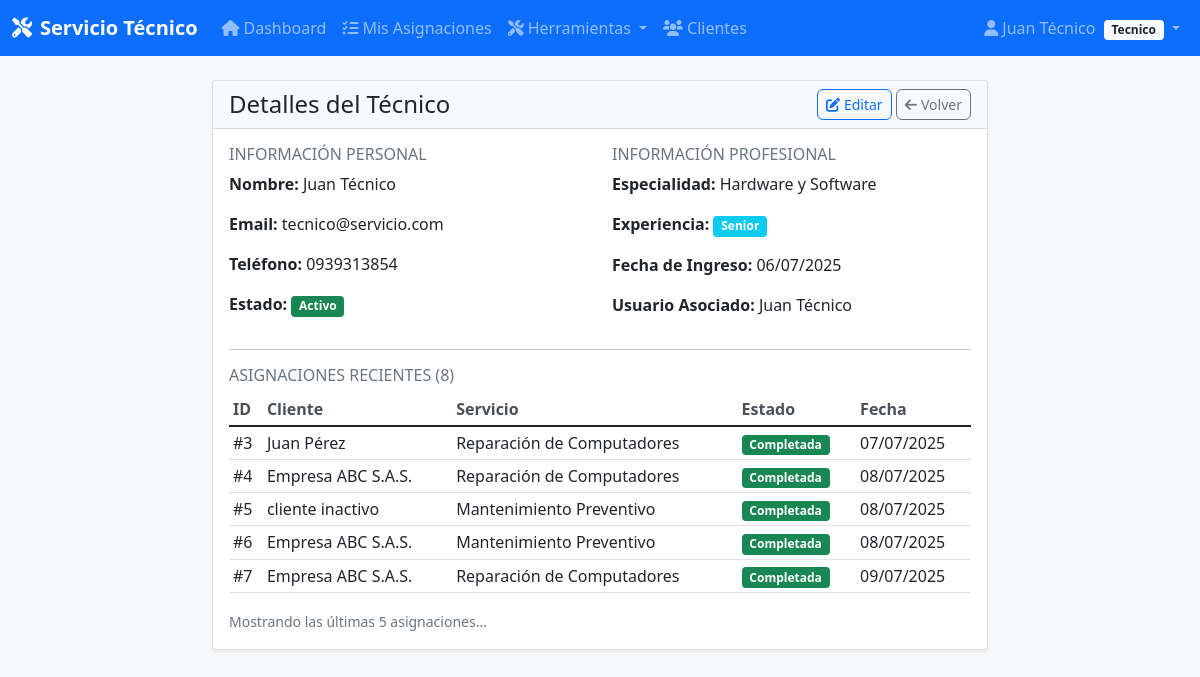
The page /tecnicos/1 (signed in) on the database its author committed.
### app/models/models.py (models this page shows, shortened)
class Usuario(UserMixin, db.Model):
    __tablename__ = 'usuarios'
    id = db.Column(db.Integer, primary_key=True)
    nombre = db.Column(db.String(100), nullable=False)
    email = db.Column(db.String(120), unique=True, nullable=False, index=True)
    password_hash = db.Column(db.String(255), nullable=False)
    telefono = db.Column(db.String(20))
    rol = db.Column(db.String(20), nullable=False, default='usuario')
    fecha_creacion = db.Column(db.DateTime, default=datetime.utcnow)
    def is_admin(self):
        return self.rol == 'administrador'
    def is_tecnico(self):
        return self.rol == 'tecnico'

class Tecnico(db.Model):
    __tablename__ = 'tecnicos'
    id = db.Column(db.Integer, primary_key=True)
    usuario_id = db.Column(db.Integer, db.ForeignKey('usuarios.id'), nullable=True)
    nombre = db.Column(db.String(100), nullable=False)
    email = db.Column(db.String(120))
    telefono = db.Column(db.String(20), nullable=False)
    especialidad = db.Column(db.String(100))
    nivel_experiencia = db.Column(db.String(20), default='junior')
    fecha_ingreso = db.Column(db.DateTime, default=datetime.utcnow)
    activo = db.Column(db.Boolean, default=True)
    usuario = db.relationship('Usuario', backref='tecnico_profile')
    asignaciones = db.relationship('Asignacion', backref='tecnico', lazy=True)
    reportes = db.relationship('Reporte', backref='tecnico', lazy=True)
    pedidos_piezas = db.relationship('PedidoPieza', backref='tecnico', lazy=True)

class Asignacion(db.Model):
    __tablename__ = 'asignaciones'
    id = db.Column(db.Integer, primary_key=True)
    solicitud_id = db.Column(db.Integer, db.ForeignKey('solicitudes.id'), nullable=False)
    tecnico_id = db.Column(db.Integer, db.ForeignKey('tecnicos.id'), nullable=False)
    fecha_asignacion = db.Column(db.DateTime, default=datetime.utcnow)
    fecha_inicio = db.Column(db.DateTime)
    fecha_finalizacion = db.Column(db.DateTime)
    estado = db.Column(db.String(20), default='asignada')
    observaciones = db.Column(db.Text)
    tiempo_estimado = db.Column(db.Integer)
    tiempo_real = db.Column(db.Integer)
    reportes = db.relationship('Reporte', backref='asignacion', lazy=True, cascade='all, delete-orphan', passive_deletes=True)
    pedidos_piezas = db.relationship('PedidoPieza', backref='asignacion', lazy=True, cascade='all, delete-orphan', passive_deletes=True)

class Cliente(db.Model):
    __tablename__ = 'clientes'
    id = db.Column(db.Integer, primary_key=True)
    nombre = db.Column(db.String(100), nullable=False)
    email = db.Column(db.String(120))
    telefono = db.Column(db.String(20), nullable=False)
    direccion = db.Column(db.Text)
    tipo_cliente = db.Column(db.String(20), default='particular')
    fecha_registro = db.Column(db.DateTime, default=datetime.utcnow)
    activo = db.Column(db.Boolean, default=True)
    solicitudes = db.relationship('Solicitud', backref='cliente', lazy=True)
    facturas = db.relationship('Factura', backref='cliente', lazy=True)

class Servicio(db.Model):
    __tablename__ = 'servicios'
    id = db.Column(db.Integer, primary_key=True)
    nombre = db.Column(db.String(100), nullable=False)
    descripcion = db.Column(db.Text)
    precio_base = db.Column(db.Float, nullable=False)
    categoria = db.Column(db.String(50))
    solicitudes = db.relationship('Solicitud', backref='servicio', lazy=True)

### app/controllers/tecnicos.py (the view)
@tecnicos_bp.route('/<int:id>')
@login_required
def detail(id):
    tecnico = Tecnico.query.get_or_404(id)
    return render_template('tecnicos/detail.html', tecnico=tecnico)

### app/templates/tecnicos/detail.html
{% extends "base.html" %}
{% block content %}
<div class="row justify-content-center">
    <div class="col-md-8">
        <div class="card">
            <div class="card-header d-flex justify-content-between align-items-center">
                <h4 class="mb-0">Detalles del Técnico</h4>
                <div>
                    <a href="{{ url_for('tecnicos.edit', id=tecnico.id) }}" class="btn btn-outline-primary btn-sm">
                        <i class="fas fa-edit me-1"></i>Editar
                    </a>
                    <a href="{{ url_for('tecnicos.list') }}" class="btn btn-outline-secondary btn-sm">
                        <i class="fas fa-arrow-left me-1"></i>Volver
                    </a>
                </div>
            </div>
            <div class="card-body">
                <div class="row">
                    <div class="col-md-6">
                        <h6 class="text-muted">INFORMACIÓN PERSONAL</h6>
                        <p><strong>Nombre:</strong> {{ tecnico.nombre }}</p>
                        <p><strong>Email:</strong> {{ tecnico.email or 'No especificado' }}</p>
                        <p><strong>Teléfono:</strong> {{ tecnico.telefono }}</p>
                        <p><strong>Estado:</strong>
                            <span class="badge bg-{{ 'success' if tecnico.activo else 'secondary' }}">
                                {{ 'Activo' if tecnico.activo else 'Inactivo' }}
                            </span>
                        </p>
                    </div>
                    <div class="col-md-6">
                        <h6 class="text-muted">INFORMACIÓN PROFESIONAL</h6>
                        <p><strong>Especialidad:</strong> {{ tecnico.especialidad or 'No especificada' }}</p>
                        <p><strong>Experiencia:</strong>
                            <span class="badge bg-{{ 'success' if tecnico.nivel_experiencia == 'experto' else 'info' if tecnico.nivel_experiencia == 'senior' else 'warning' }}">
                                {{ tecnico.nivel_experiencia.title() }}
                            </span>
                        </p>
                        <p><strong>Fecha de Ingreso:</strong> {{ tecnico.fecha_ingreso.strftime('%d/%m/%Y') }}</p>
                        {% if tecnico.usuario %}
                        <p><strong>Usuario Asociado:</strong> {{ tecnico.usuario.nombre }}</p>
                        {% endif %}
                    </div>
                </div>
                {% if tecnico.asignaciones %}
                <hr>
                <h6 class="text-muted">ASIGNACIONES RECIENTES ({{ tecnico.asignaciones|length }})</h6>
                <div class="table-responsive">
                    <table class="table table-sm">
                        <thead>
                            <tr>
                                <th>ID</th>
                                <th>Cliente</th>
                                <th>Servicio</th>
                                <th>Estado</th>
                                <th>Fecha</th>
                            </tr>
                        </thead>
                        <tbody>
                            {% for asignacion in tecnico.asignaciones[:5] %}
                            <tr>
                                <td>#{{ asignacion.id }}</td>
                                <td>{{ asignacion.solicitud.cliente.nombre }}</td>
                                <td>{{ asignacion.solicitud.servicio.nombre }}</td>
                                <td>
                                    <span class="badge bg-{{ 'warning' if asignacion.estado == 'asignada' else 'info' if asignacion.estado == 'en_proceso' else 'success' }}">
                                        {{ asignacion.estado.replace('_', ' ').title() }}
                                    </span>
                                </td>
                                <td>{{ asignacion.fecha_asignacion.strftime('%d/%m/%Y') }}</td>
                            </tr>
                            {% endfor %}
                        </tbody>
                    </table>
                    {% if tecnico.asignaciones|length > 5 %}
                    <small class="text-muted">Mostrando las últimas 5 asignaciones...</small>
                    {% endif %}
                </div>
                {% endif %}
            </div>
        </div>
    </div>
</div>
{% endblock %}

### app/templates/base.html (shortened to what this page needs)
<!DOCTYPE html>
<html lang="es">
<head>
    <link href="https://cdn.jsdelivr.net/npm/bootstrap@5.1.3/dist/css/bootstrap.min.css" rel="stylesheet">
    <link href="https://cdnjs.cloudflare.com/ajax/libs/font-awesome/6.0.0/css/all.min.css" rel="stylesheet">
    <link href="{{ url_for('static', filename='css/style.css') }}" rel="stylesheet">
</head>
<body>
    {% if current_user.is_authenticated %}
    <nav class="navbar navbar-expand-lg navbar-dark bg-primary">
        <div class="container-fluid">
            <a class="navbar-brand" href="{{ url_for('main.index') }}">
                <i class="fas fa-tools me-2"></i>Servicio Técnico
            </a>
            <div class="collapse navbar-collapse" id="navbarNav">
                <ul class="navbar-nav me-auto">
                    <li class="nav-item">
                        <a class="nav-link" href="{{ url_for('main.index') }}">
                            <i class="fas fa-home me-1"></i>Dashboard
                        </a>
                    </li>
                    {% if current_user.is_admin() %}
                    <li class="nav-item dropdown">
                        <a class="nav-link dropdown-toggle" href="#" role="button" data-bs-toggle="dropdown">
                            <i class="fas fa-users me-1"></i>Gestión
                        </a>
                        <ul class="dropdown-menu">
                            <li><h6 class="dropdown-header">Clientes</h6></li>
                            <li><a class="dropdown-item" href="{{ url_for('clientes.list') }}">
                                <i class="fas fa-list me-2"></i>Ver Clientes
                            </a></li>
                            <li><a class="dropdown-item" href="{{ url_for('clientes.create') }}">
                                <i class="fas fa-plus me-2"></i>Nuevo Cliente
                            </a></li>
                            <li><hr class="dropdown-divider"></li>
                            <li><h6 class="dropdown-header">Servicios</h6></li>
                            <li><a class="dropdown-item" href="{{ url_for('servicios.list') }}">
                                <i class="fas fa-cogs me-2"></i>Ver Servicios
                            </a></li>
                            <li><a class="dropdown-item" href="{{ url_for('servicios.create') }}">
                                <i class="fas fa-plus me-2"></i>Nuevo Servicio
                            </a></li>
                        </ul>
                    </li>
                    <li class="nav-item dropdown">
                        <a class="nav-link dropdown-toggle" href="#" role="button" data-bs-toggle="dropdown">
                            <i class="fas fa-clipboard-list me-1"></i>Operaciones
                        </a>
                        <ul class="dropdown-menu">
                            <li><h6 class="dropdown-header">Solicitudes</h6></li>
                            <li><a class="dropdown-item" href="{{ url_for('solicitudes.list') }}">
                                <i class="fas fa-list me-2"></i>Ver Solicitudes
                            </a></li>
                            <li><a class="dropdown-item" href="{{ url_for('solicitudes.create') }}">
                                <i class="fas fa-plus me-2"></i>Nueva Solicitud
                            </a></li>
                            <li><hr class="dropdown-divider"></li>
                            <li><h6 class="dropdown-header">Asignaciones</h6></li>
                            <li><a class="dropdown-item" href="{{ url_for('asignaciones.list') }}">
                                <i class="fas fa-tasks me-2"></i>Ver Asignaciones
                            </a></li>
                            <li><a class="dropdown-item" href="{{ url_for('asignaciones.create') }}">
                                <i class="fas fa-plus me-2"></i>Nueva Asignación
                            </a></li>
                        </ul>
                    </li>
                    <li class="nav-item dropdown">
                        <a class="nav-link dropdown-toggle" href="#" role="button" data-bs-toggle="dropdown">
                            <i class="fas fa-boxes me-1"></i>Recursos
                        </a>
                        <ul class="dropdown-menu">
                            <li><h6 class="dropdown-header">Inventario</h6></li>
                            <li><a class="dropdown-item" href="{{ url_for('partes.list') }}">
                                <i class="fas fa-boxes me-2"></i>Ver Partes
                            </a></li>
                            <li><a class="dropdown-item" href="{{ url_for('partes.create') }}">
                                <i class="fas fa-plus me-2"></i>Nueva Parte
                            </a></li>
                            <li><a class="dropdown-item" href="{{ url_for('admin.gestionar_pedidos') }}">
                                <i class="fas fa-tools me-2"></i>Pedidos de Piezas
                            </a></li>
                            <li><hr class="dropdown-divider"></li>
                            <li><h6 class="dropdown-header">Facturación</h6></li>
                            <li><a class="dropdown-item" href="{{ url_for('facturas.list') }}">
                                <i class="fas fa-file-invoice me-2"></i>Ver Facturas
                            </a></li>
                            <li><a class="dropdown-item" href="{{ url_for('facturas.create') }}">
                                <i class="fas fa-plus me-2"></i>Nueva Factura
                            </a></li>
                        </ul>
                    </li>
                    <li class="nav-item dropdown">
                        <a class="nav-link dropdown-toggle" href="#" role="button" data-bs-toggle="dropdown">
                            <i class="fas fa-user-shield me-1"></i>Admin
                        </a>
                        <ul class="dropdown-menu">
                            <li><h6 class="dropdown-header">Personal</h6></li>
                            <li><a class="dropdown-item" href="{{ url_for('tecnicos.list') }}">
                                <i class="fas fa-user-cog me-2"></i>Técnicos
                            </a></li>
                            <li><a class="dropdown-item" href="{{ url_for('usuarios.list') }}">
                                <i class="fas fa-users me-2"></i>Usuarios
                            </a></li>
                            <li><hr class="dropdown-divider"></li>
                            <li><h6 class="dropdown-header">Reportes</h6></li>
                            <li><a class="dropdown-item" href="{{ url_for('reportes.list') }}">
                                <i class="fas fa-chart-bar me-2"></i>Ver Reportes
                            </a></li>
                        </ul>
                    </li>
                    {% elif current_user.is_tecnico() %}
                    <li class="nav-item">
                        <a class="nav-link" href="{{ url_for('tecnico.mis_asignaciones') }}">
                            <i class="fas fa-tasks me-1"></i>Mis Asignaciones
                        </a>
                    </li>
                    <li class="nav-item dropdown">
                        <a class="nav-link dropdown-toggle" href="#" role="button" data-bs-toggle="dropdown">
                            <i class="fas fa-tools me-1"></i>Herramientas
                        </a>
                    </li>
                    <li class="nav-item">
                        <a class="nav-link" href="{{ url_for('clientes.list') }}">
                            <i class="fas fa-users me-1"></i>Clientes
                        </a>
                    </li>
                    {% endif %}
                </ul>
                <ul class="navbar-nav">
                    <li class="nav-item dropdown">
                        <a class="nav-link dropdown-toggle" href="#" role="button" data-bs-toggle="dropdown">
                            <i class="fas fa-user me-1"></i>{{ current_user.nombre }}
                            <span class="badge bg-light text-dark ms-1">{{ current_user.rol.title() }}</span>
                        </a>
                    </li>
                </ul>
            </div>
        </div>
    </nav>
    {% endif %}
    <main class="container-fluid mt-4">
        {% block content %}{% endblock %}
    </main>
</body>
</html>

### rows shown on the page
Usuario: nombre "Juan Técnico", rol "Tecnico", usuario.nombre "Juan Técnico"
Tecnico: nombre "Juan Técnico", email "tecnico@servicio.com", telefono "0939313854", activo "Activo", especialidad "Hardware y Software", nivel_experiencia "Senior", fecha_ingreso "06/07/2025"
Asignacion: id "3", solicitud.cliente.nombre "Juan Pérez", solicitud.servicio.nombre "Reparación de Computadores", estado.replace "Completada", fecha_asignacion "07/07/2025"
Asignacion: id "4", solicitud.cliente.nombre "Empresa ABC S.A.S.", solicitud.servicio.nombre "Reparación de Computadores", estado.replace "Completada", fecha_asignacion "08/07/2025"
Asignacion: id "5", solicitud.cliente.nombre "cliente inactivo", solicitud.servicio.nombre "Mantenimiento Preventivo", estado.replace "Completada", fecha_asignacion "08/07/2025"
Asignacion: id "6", solicitud.cliente.nombre "Empresa ABC S.A.S.", solicitud.servicio.nombre "Mantenimiento Preventivo", estado.replace "Completada", fecha_asignacion "08/07/2025"
Asignacion: id "7", solicitud.cliente.nombre "Empresa ABC S.A.S.", solicitud.servicio.nombre "Reparación de Computadores", estado.replace "Completada", fecha_asignacion "09/07/2025"

### other values the page prints
{{ tecnico.asignaciones|length }} "8"
